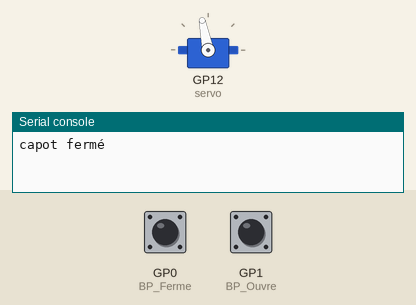
Recording of a program running on a simulated Raspberry Pi Pico running MicroPython. Parts: servo, the last lines printed to the serial console. Inputs (shaded band) come from the test bench; at power-on: GP1 (BP_Ouvre) HIGH, GP0 (BP_Ferme) HIGH. Servo angles are drawn from the pulse width (0.5 ms = 0°, 2.5 ms = 180°).

Above: at 1.2 s.
1.3 s: GP1 (BP_Ouvre) pulled LOW for 1 s
At 3.0 s:
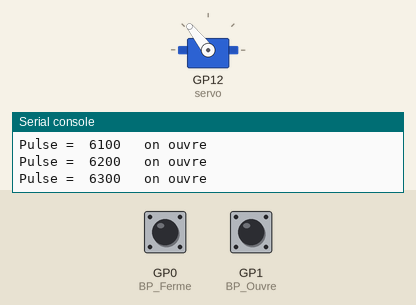
4.3 s: GP0 (BP_Ferme) pulled LOW for 3.2 s
At 4.8 s:
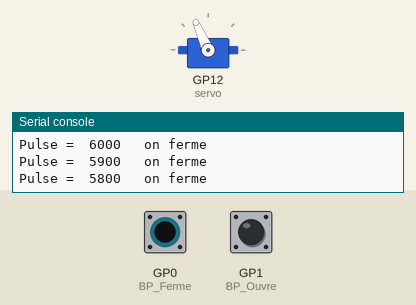
9.0 s: GP1 (BP_Ouvre) pulled LOW for 3.2 s
At 12.3 s:
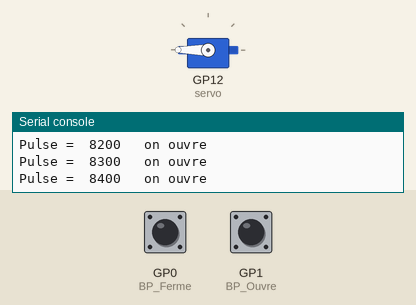
13.7 s: GP0 (BP_Ferme) pulled LOW for 1 s
At 15.8 s:
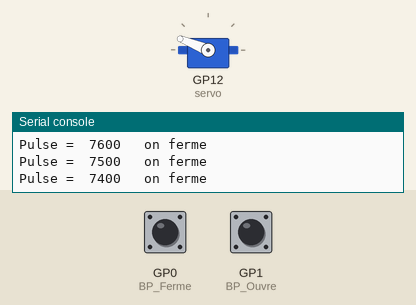
16.7 s: GP1 (BP_Ouvre) pulled LOW for 0.15 s
At 17.5 s:
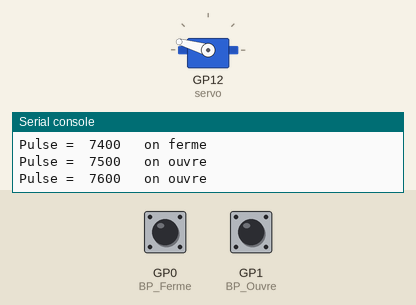
Timing chart, 0 to 19.3 s (numbered marks = the images above; inputs shaded):
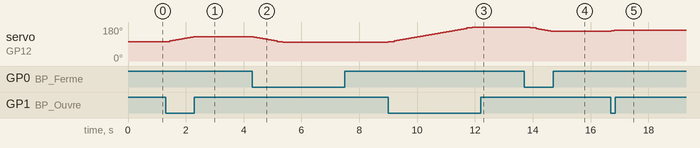

Measured:
- after the input at 1.3 s, servo on GP12 (servo): moves from 101° to 128° over 0.90 s, starting after 0.05 s
- after the input at 4.3 s, servo on GP12 (servo): moves from 128° to 98° over 1.0 s, starting after 0.06 s
- after the input at 9.0 s, servo on GP12 (servo): moves from 98° to 180° over 2.9 s, starting at once
- after the input at 13.7 s, servo on GP12 (servo): moves from 180° to 158° over 0.70 s, starting after 0.21 s
- after the input at 16.7 s, servo on GP12 (servo): 158° → 161° at once, → 164° 0.10 s later

The program:

260127_serre_servo_variable.py
```python
# Pilotage d'un servo-moteur SG90 pour lever  le capot de la serre
# on va donner une impulsion au servo-moteur et il va tourner d'un certain angle
# on va le commander aussi avec les boutons poussoirs ouvrir et fermer
# si on relache le PB, le servo s'rretera en position intermédiaire

#initialisation
from machine import Pin, PWM #import des fonctions que l'on a besoin à partir des modules "machine, time,..."

from time import sleep_ms

# initialisation des boutons, N° du GPIO, Pin en entrée, Pin mis à 3.3V (tension haute)
#le niveau de tension sur l'entrée du GPIO va baisser à 0V lorsque l'on va appuyer sur le BP
BP_Ferme = Pin(0, machine.Pin.IN, Pin.PULL_UP) # bouton de gauche
BP_Ouvre = Pin(1, machine.Pin.IN, Pin.PULL_UP) # bouton de droite

servo = PWM(Pin(12))# initialisation de la commande du PWM sur le Pin GPIO17

servo.freq(50) #PWM à 50 hertz fréquence fixe, soit 20ms de temps de cycle, après il faut faire
# varier le rapport cyclique pour changer l'angle du servo

# definition de l'increment de pas du servomoteur
Increment=100

# positionnement à 0 capot fermé
Pulseinit = 5300 #On va pouvoir aller de "pulse"= 5300 à 8300 représentant un angle de rotation
#de 0° à 90° du servo-moteur,
servo.duty_u16(Pulseinit) #fait tourner le servo-moteur de l'angle correpondant à "pulseinit"
print('capot fermé')
Pulse = Pulseinit # "Pulse" va être la variable que l'on va faire bouger pour commander le servo moteur
# on l'initialise avec la valeur de "pulseinit" au début
sleep_ms(50)


while True :
    # on ouvre
    if 5200<=Pulse<= 8300:				# arrêt de la commande à 8300
        if BP_Ouvre.value() == 0:     # if BP_Ouvre.value() == 0: # on teste si le niveau
                                        #de tension sur le GPIO est à 0V ou pas
                                        # si oui, alors on fait ce qu'il y a sur les lignes suivantes

            Pulse = Pulse + Increment   # Pulse= Pulse + Increment #on ajoute la valeur de la variable Increment
                                        # à l'angle précédant
                                        # il peut monter à 8200+100, il faut pouvoir redescendre
                                        # donc 8400 au "if" ci dessous
            print("Pulse = ", Pulse, "  on ouvre")
            servo.duty_u16(Pulse)

    # on ferme
    if 5300<= Pulse<= 8400:   			# arrêt de la commande à 5300
        if BP_Ferme.value() == 0:	# if BP_Ferme.value() == 0: # on teste si le niveau de tension
                                        #sur le GPIO est à 0V ou pas
                                        # si oui, alors on fait ce qu'il y a sur les lignes suivantes
            Pulse = Pulse - Increment  # il peut descendre à 5300 -100, il faut pouvoir remonter
                                        #donc 5200 au "if" ci dessus
            print("Pulse = ", Pulse, "  on ferme")
            servo.duty_u16(Pulse)
        sleep_ms(100)

    # en dehors de la plage 5200-8400, on ne fait rien


    
```
